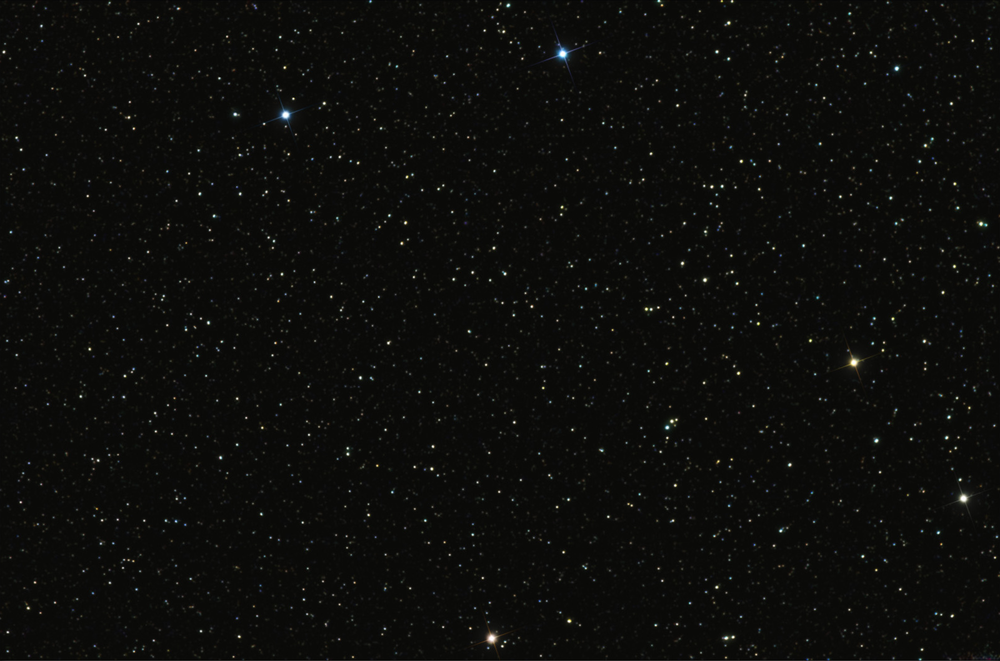
#> input picture StarMap.png, 1000 x 661 px, shrunk from 1600 x 1057 before the run
$ python tester.py 5
#> lines starting #> are read from the running program, lines starting #| are printed output that depends on the picture
### starMatcher.py
import sys
import numpy as np
import cv2
from matplotlib import pyplot as plt


def starMatcher(img1, img2, verbose=False):

    # Initiate ORB detector
    orb = cv2.ORB_create(nfeatures=10000, edgeThreshold=10, fastThreshold=10)

    # find the keypoints and descriptors with ORB
    kp1, des1 = orb.detectAndCompute(img1, None)
    kp2, des2 = orb.detectAndCompute(img2, None)

    ## match descriptors and sort them in the order of their distance
    bf = cv2.BFMatcher(cv2.NORM_HAMMING, crossCheck=True)
    matches = bf.match(des1, des2)
    matches = sorted(matches, key=lambda x: x.distance)

    ## extract the matched keypoints
    src_pts = np.float32([kp1[m.queryIdx].pt for m in matches]).reshape(-1, 1, 2)
    dst_pts = np.float32([kp2[m.trainIdx].pt for m in matches]).reshape(-1, 1, 2)

    ## find homography matrix and do perspective transform
    M, mask = cv2.findHomography(src_pts, dst_pts, cv2.RANSAC, 5.0)
    h, w = img1.shape[:2]
    pts = np.float32([[0, 0], [0, h - 1], [w - 1, h - 1], [w - 1, 0]]).reshape(-1, 1, 2)
    dst = cv2.perspectiveTransform(pts, M)
    print(dst)

    if verbose:
        ## draw found region
        show_img = cv2.polylines(np.array(img2).copy(), [np.int32(dst)], True, (255, 255, 255), 1, cv2.LINE_AA)
        plt.figure()
        plt.imshow(show_img, cmap="gray")
        plt.show()

    return dst


# [11 lines that do not run on import are left out]

### tester.py
from starMatcher import starMatcher
import cv2
import numpy as np
import imutils
import matplotlib.pyplot as plt
import math
import sys


def rotate_around_point(point, radians, origin):
    # Rotate a point around a given point.
    x, y = point
    ox, oy = origin

    qx = ox + math.cos(radians) * (x - ox) + math.sin(radians) * (y - oy)
    qy = oy + -math.sin(radians) * (x - ox) + math.cos(radians) * (y - oy)
    return qx, qy


def test(NumberOfSamples):

#> called with NumberOfSamples = 5
    image = cv2.imread('StarMap.png', -1)  # trainImage
#> image is the input picture: shape (661, 1000, 4); mean B, G, R, A 11, 13.2, 13, 255
    image_h, image_w = image.shape[:2]
#> image_h = 661; image_w = 1000
    center_point = (image_w // 2, image_h // 2)
#> center_point = (500, 330)

    # crate random patch values
    patch_x = np.random.randint(image_w//4, image_w//4 * 3, NumberOfSamples)
#> patch_x = [422, 297, 367, 442, 573]
    patch_y = np.random.randint(image_h//4, image_h//4 * 3, NumberOfSamples)
#> patch_y = [416, 360, 174, 376, 442]
    patch_w = np.random.randint(image_w//12, image_w//8, NumberOfSamples)
#> patch_w = [119, 106, 89, 107, 107]
    patch_h = np.random.randint(image_h//12, image_h//8, NumberOfSamples)
    angle_list = np.random.randint(0, 360, NumberOfSamples)
    template_patch_values = list(zip(patch_x, patch_y, patch_w, patch_h, angle_list))

    positives = 0
    negatives = 0

    for index in range(NumberOfSamples):
        x, y, w, h, angle = template_patch_values[index]
        print("x, y, x+w, y+h, angle ", x, y, x+w, y+h, angle)

        rotated_image = imutils.rotate(image, angle)
        template_patch = rotated_image[y:y+h, x:x+w]

        result = starMatcher(template_patch, image, False)
        found_pt = result[0][0]
        rotated_topleft_point = rotate_around_point(found_pt, angle * (math.pi / 180), center_point)
        if abs(rotated_topleft_point[0] - x) < 20 and abs(rotated_topleft_point[1] - y) < 20:
            positives += 1
        else:
            negatives += 1
            print("rotated point: ", rotated_topleft_point)
        print("\n")
#> this loop made 5 passes
#> (matches in starMatcher, qx in rotate_around_point, qy in rotate_around_point) on passes 1, 2, 3, 5: (74 matches, 423.1, 417.7), (83 matches, 296.9, 359.4), (35 matches, 365, 174.1), (61 matches, 572.9, 441.2)
#> (matches in starMatcher, result, qx in rotate_around_point, qy in rotate_around_point) on pass 4: (55 matches, [[464.5, 394.8], [489.5, 449], [585.9, 410], [563.6, 351.4]], 442, 375.7)
#> (printed output is left out)
#> pass 1, in test, `rotated_image = imutils.rotate(image, angle)`:
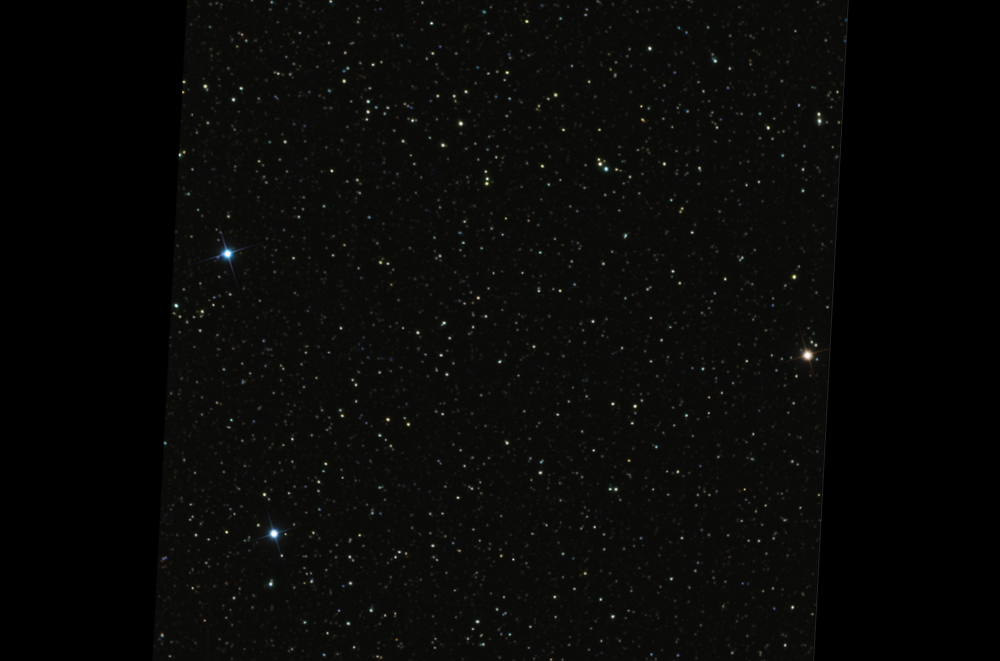
#> rotated_image: shape (661, 1000, 4); mean B, G, R, A 7.3, 8.7, 8.6, 168.8
#> pass 1, in test, `template_patch = rotated_image[y:y+h, x:x+w]`:
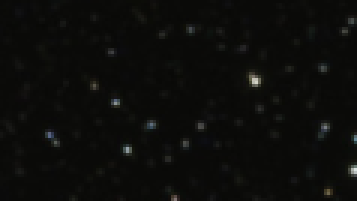
#> template_patch: shape (67, 119, 4) (shown 3 times larger); mean B, G, R, A 10.8, 12.8, 12.7, 255
#> pass 2, in test, `rotated_image = imutils.rotate(image, angle)`:
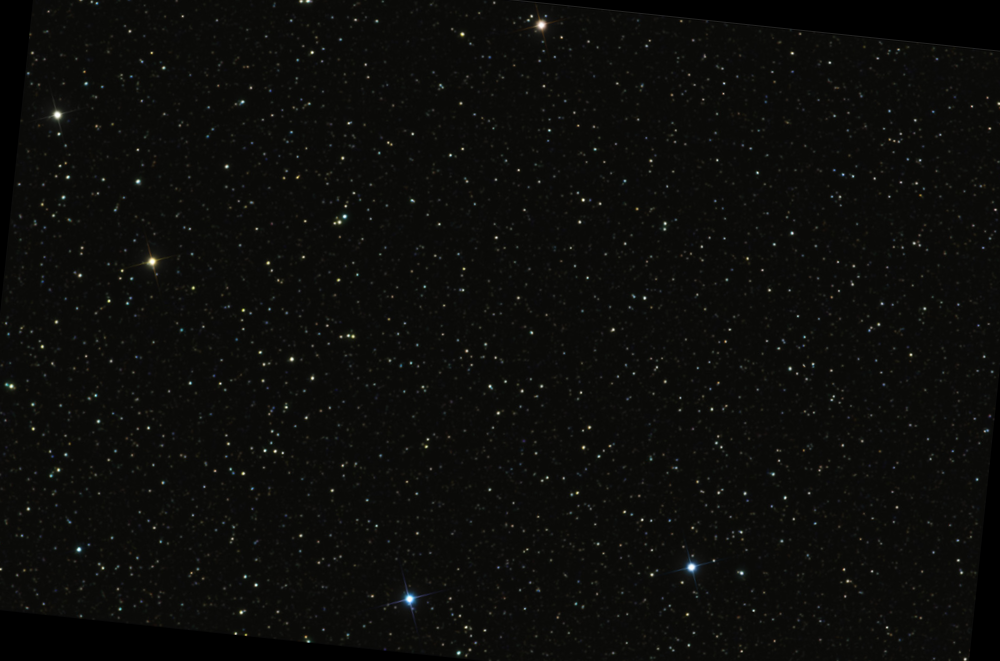
#> rotated_image: shape (661, 1000, 4); mean B, G, R, A 10.4, 12.5, 12.3, 241.8
#> pass 2, in test, `template_patch = rotated_image[y:y+h, x:x+w]`:
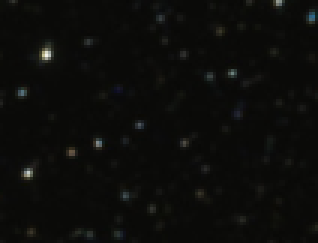
#> template_patch: shape (81, 106, 4) (shown 3 times larger); mean B, G, R, A 10.7, 12.8, 12.7, 255
#> after the loop:
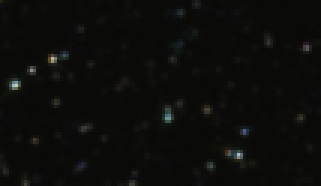
#> template_patch: shape (62, 107, 4) (shown 3 times larger); mean B, G, R, A 10.8, 12.9, 12.7, 255
#> after the loop, negatives = 0; positives = 5

    print("##########################")
    print("out of", NumberOfSamples, "samples: \n")
    print("positives ", positives)
#| positives  5
    print("negatives ", negatives)
#| negatives  0


if __name__ == '__main__':
    argument_count = len(sys.argv)
    if argument_count != 2:
        print("usage: python tester.py NumberOfSamples")
        exit()
    test(int(sys.argv[1]))
